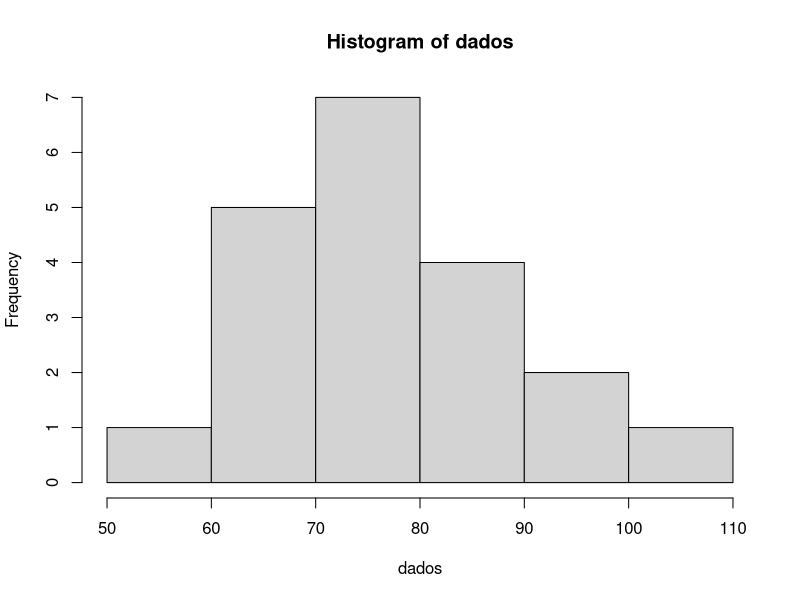
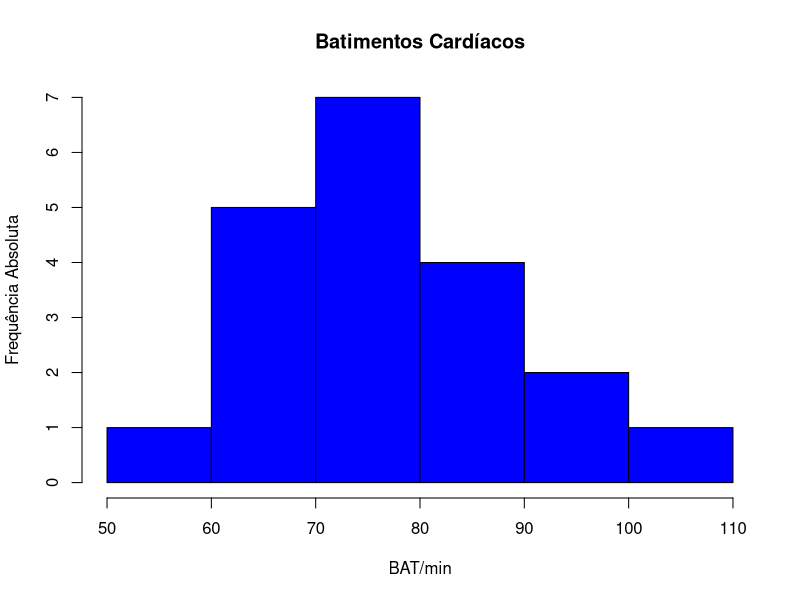
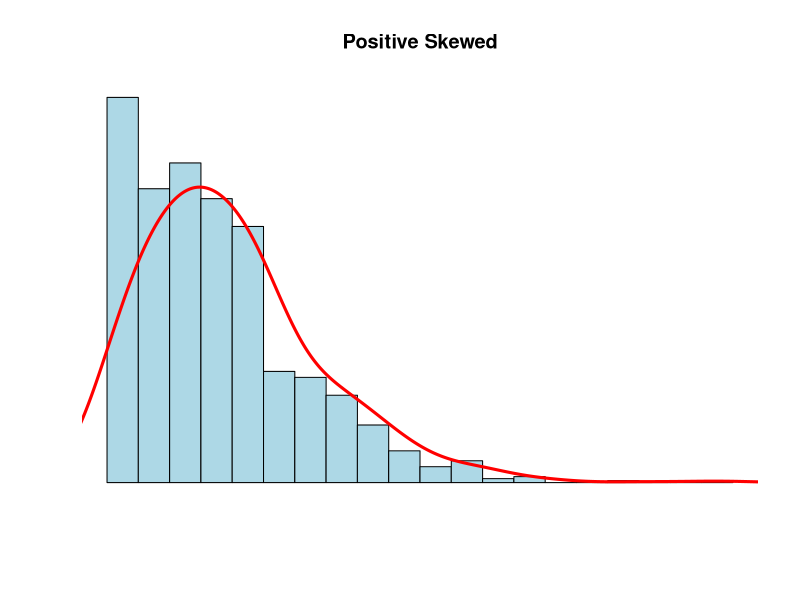
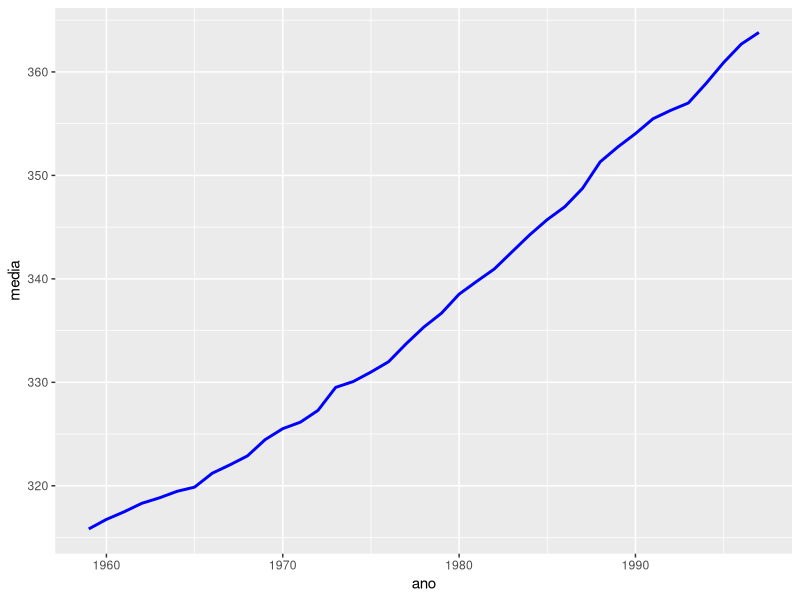
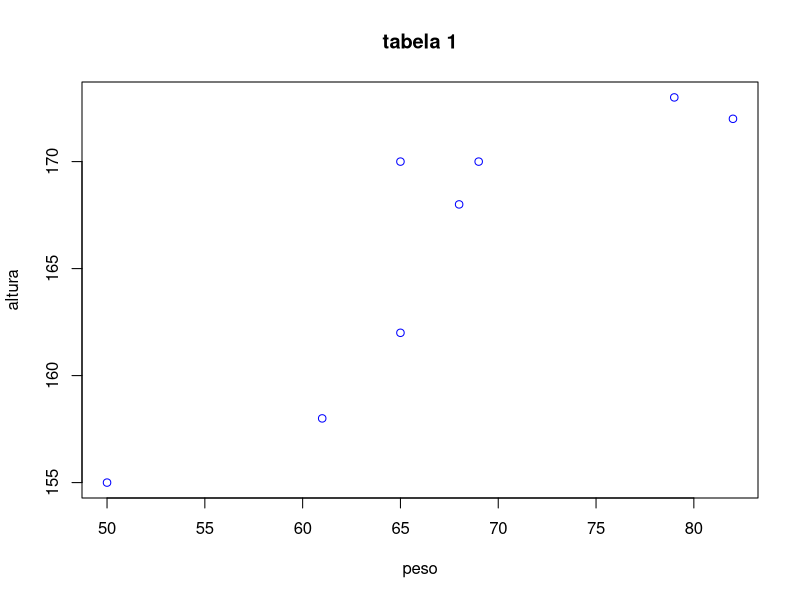

These charts were generated, in order, by the following R code:
## ---- chunk 1
knitr::opts_chunk$set(echo = TRUE)
library(tidyverse)
library(readr)
frango_dieta <- read_csv("dados/brutos/frango_dieta.csv")
View(frango_dieta)
dados_co2 <- read_csv("dados/brutos/dados_co2.csv")
View(dados_co2)
library(readr)
library(readr)
tabela_1 <- read_csv("dados/brutos/tabela_1.csv", 
    col_types = cols(altura = col_number(), 
        peso = col_number()))
View(tabela_1)
library(readr)
library(readr)
library(readr)
dados_co2 <- read.csv("dados/brutos/dados_co2.csv")

dados_co2 %>% View()
library(readr)
dados_co2_tidy <- read_csv("dados/tidy/dados_co2_tidy.csv")
View(dados_co2_tidy)

## ---- chunk 2
dados <- c(68,70,72,58,90,110,68,70,72,80,
             80,67,90,94,100,80,75,79,84,90)
  (110:58)

## ---- chunk 3
hist(dados)
hist(dados, ylab = "Frequência Absoluta", xlab = "BAT/min", col = "blue",bolder = FALSE, main = "Batimentos Cardíacos")

## ---- chunk 4
mean(frango_dieta$peso)
## ---- chunk 5
sd(frango_dieta$peso)
## ---- chunk 6
#---------------------------------------------------------
N <- 1000
x <- rnbinom(N, 4, .5)
hist(
x,
xlim = c(min(x), max(x)),
probability = T,
nclass = max(x) - min(x) + 1,
col = 'lightblue', xlab = ' ', ylab = ' ', axes = F,
main = 'Positive Skewed'
)
lines(density(x, bw = 1), col = 'red', lwd = 3)
#---------------------------------------------------------

## ---- chunk 7
dados_co2 %>%                
  pivot_longer(
    1:13,                
    names_to = "ano",    
    values_to = "co2" 
  )

## ---- chunk 8
dados_co2_tidy <- dados_co2 %>%  
  pivot_longer(
    !ano,
    names_to = "mes",
    values_to = "ppm"
  )
## ---- chunk 9
co2_tidy <-  read_csv("dados/tidy/dados_co2_tidy.csv")
View(co2_tidy)

co2_tidy %>% glimpse()

## ---- chunk 10
#-------------------------------------------
co2_tidy %>% # conjunto de dados
group_by(ano) %>% # agrupa por ano
summarise(media = round(mean(ppm), 2)) %>% # calcula a média da variavel ppm em cada grupo
ggplot(aes(ano, media, group = 1)) + # cria o gráfico
geom_line(color = "blue", size = 1)
#-------------------------------------------
## ---- chunk 11
tibble(
  nome = c("Ana", "Ludimilla", "Cristina", "Tereza", "Patrícia", "Mariana", "Ana Paula", "Dirce"),
  altura = c("155", "158", "162", "168", "170", "170", "172", "173"),
  peso = c("50", "61", "65", "68", "69", "65", "82", "79")
)
## ---- chunk 12
plot(tabela_1$"peso", tabela_1$"altura" , col = "blue", xlab = "peso", ylab = "altura", main = "tabela 1")
